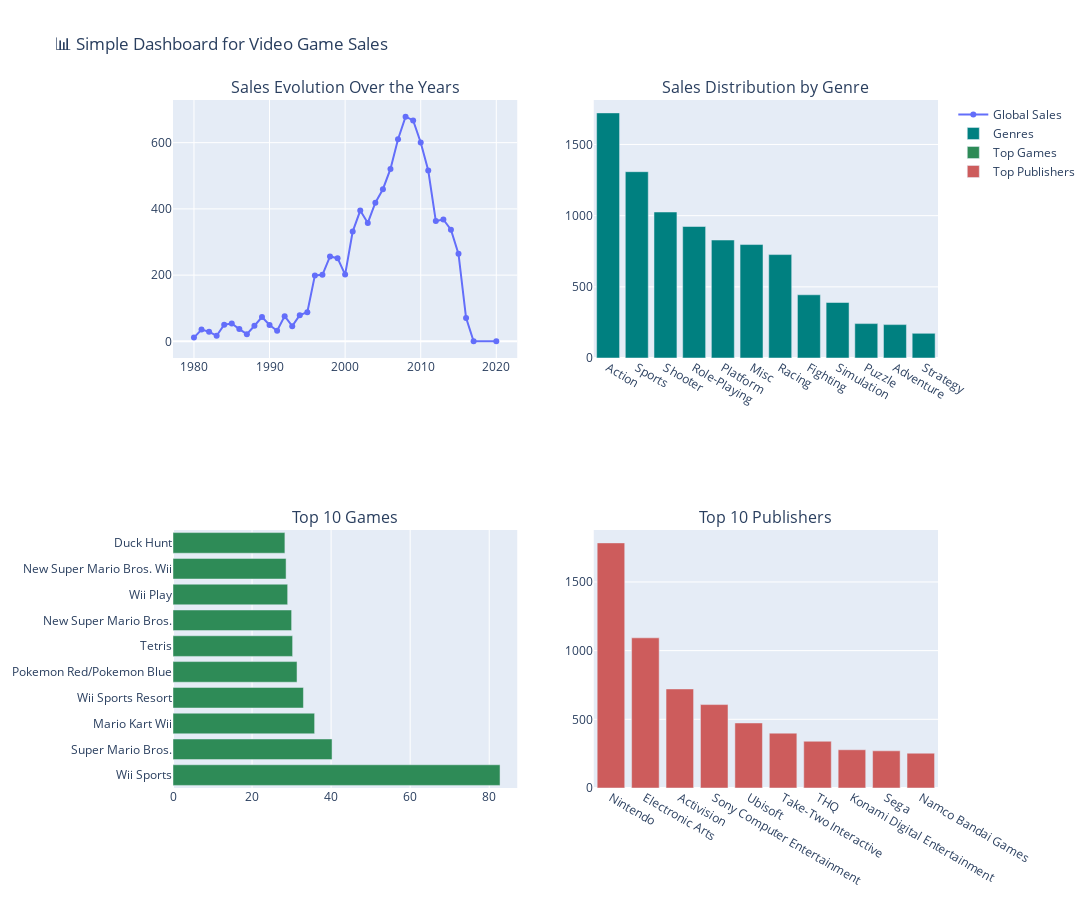

The code cell stored with this chart in its notebook:
### Code cell
# -----------------------------------------------------------------------------
# Simple Dashboard using Plotly
# -----------------------------------------------------------------------------
import plotly.express as px
import plotly.subplots as sp
import plotly.graph_objects as go

# 1. Sales evolution over the years
yearly_sales = df.groupby('Year')['Global_Sales'].sum().reset_index()

# 2. Sales distribution by genre
genre_sales = df.groupby('Genre')['Global_Sales'].sum().sort_values(ascending=False).reset_index()

# 3. Top 10 games
top_games = df[['Name', 'Global_Sales']].sort_values(by='Global_Sales', ascending=False).head(10)

# 4. Top 10 publishers
top_publishers = df.groupby('Publisher')['Global_Sales'].sum().sort_values(ascending=False).head(10).reset_index()

# Create Dashboard using Subplots
fig = sp.make_subplots(
    rows=2, cols=2,
    subplot_titles=("Sales Evolution Over the Years",
                      "Sales Distribution by Genre",
                      "Top 10 Games",
                      "Top 10 Publishers")
)

# Plot 1: Sales evolution over the years
fig.add_trace(go.Scatter(x=yearly_sales['Year'], y=yearly_sales['Global_Sales'],
                         mode='lines+markers', name="Global Sales"),
              row=1, col=1)

# Plot 2: Sales by genre
fig.add_trace(go.Bar(x=genre_sales['Genre'], y=genre_sales['Global_Sales'],
                       marker_color='teal', name="Genres"),
              row=1, col=2)

# Plot 3: Top 10 games
fig.add_trace(go.Bar(x=top_games['Global_Sales'], y=top_games['Name'],
                       orientation='h', marker_color='seagreen', name="Top Games"),
              row=2, col=1)

# Plot 4: Top 10 publishers
fig.add_trace(go.Bar(x=top_publishers['Publisher'], y=top_publishers['Global_Sales'],
                       marker_color='indianred', name="Top Publishers"),
              row=2, col=2)

# Final layout formatting
fig.update_layout(height=900, width=1100, title_text="📊 Simple Dashboard for Video Game Sales")
fig.show()

### Figure 1 — Plotly figure (JSON) as saved in the notebook; plotly's stock layout.template omitted (floating-point values rounded to 4 significant figures)
{"data": [{"mode": "lines+markers", "name": "Global Sales", "type": "scatter", "x": [1980, 1981, 1982, 1983, 1984, 1985, 1986, 1987, 1988, 1989, 1990, 1991, 1992, 1993, 1994, 1995, 1996, 1997, 1998, 1999, 2000, 2001, 2002, 2003, 2004, 2005, 2006, 2007, 2008, 2009, 2010, 2011, 2012, 2013, 2014, 2015, 2016, 2017, 2020], "xaxis": "x", "y": [11.38, 35.68, 28.88, 16.8, 50.35, 53.95, 37.08, 21.7, 47.21, 73.45, 49.37, 32.23, 76.14, 45.99, 79.22, 88.11, 199.2, 201.1, 256.3, 251.1, 201.6, 331.5, 395.0, 357.6, 418.9, 459.4, 520.5, 610.4, 678.5, 667.1, 600.4, 515.9, 363.3, 368.0, 337.1, 264.3, 70.87, 0.05, 0.29], "yaxis": "y"}, {"marker": {"color": "teal"}, "name": "Genres", "type": "bar", "x": ["Action", "Sports", "Shooter", "Role-Playing", "Platform", "Misc", "Racing", "Fighting", "Simulation", "Puzzle", "Adventure", "Strategy"], "xaxis": "x2", "y": [1722.0, 1309.0, 1026.0, 923.8, 828.8, 797.0, 726.5, 444.1, 389.9, 241.7, 234.6, 173.2], "yaxis": "y2"}, {"marker": {"color": "seagreen"}, "name": "Top Games", "orientation": "h", "type": "bar", "x": [82.74, 40.24, 35.83, 33.0, 31.38, 30.26, 30.01, 29.01, 28.61, 28.31], "xaxis": "x3", "y": ["Wii Sports", "Super Mario Bros.", "Mario Kart Wii", "Wii Sports Resort", "Pokemon Red/Pokemon Blue", "Tetris", "New Super Mario Bros.", "Wii Play", "New Super Mario Bros. Wii", "Duck Hunt"], "yaxis": "y3"}, {"marker": {"color": "indianred"}, "name": "Top Publishers", "type": "bar", "x": ["Nintendo", "Electronic Arts", "Activision", "Sony Computer Entertainment", "Ubisoft", "Take-Two Interactive", "THQ", "Konami Digital Entertainment", "Sega", "Namco Bandai Games"], "xaxis": "x4", "y": [1784.0, 1093.0, 721.1, 607.3, 473.3, 399.4, 340.3, 278.4, 270.7, 253.5], "yaxis": "y4"}], "layout": {"annotations": [{"font": {"size": 16}, "showarrow": false, "text": "Sales Evolution Over the Years", "x": 0.225, "xanchor": "center", "xref": "paper", "y": 1, "yanchor": "bottom", "yref": "paper"}, {"font": {"size": 16}, "showarrow": false, "text": "Sales Distribution by Genre", "x": 0.775, "xanchor": "center", "xref": "paper", "y": 1, "yanchor": "bottom", "yref": "paper"}, {"font": {"size": 16}, "showarrow": false, "text": "Top 10 Games", "x": 0.225, "xanchor": "center", "xref": "paper", "y": 0.375, "yanchor": "bottom", "yref": "paper"}, {"font": {"size": 16}, "showarrow": false, "text": "Top 10 Publishers", "x": 0.775, "xanchor": "center", "xref": "paper", "y": 0.375, "yanchor": "bottom", "yref": "paper"}], "height": 900, "title": {"text": "📊 Simple Dashboard for Video Game Sales"}, "width": 1100, "xaxis": {"anchor": "y", "domain": [0, 0.45]}, "xaxis2": {"anchor": "y2", "domain": [0.55, 1]}, "xaxis3": {"anchor": "y3", "domain": [0, 0.45]}, "xaxis4": {"anchor": "y4", "domain": [0.55, 1]}, "yaxis": {"anchor": "x", "domain": [0.625, 1]}, "yaxis2": {"anchor": "x2", "domain": [0.625, 1]}, "yaxis3": {"anchor": "x3", "domain": [0, 0.375]}, "yaxis4": {"anchor": "x4", "domain": [0, 0.375]}}}
